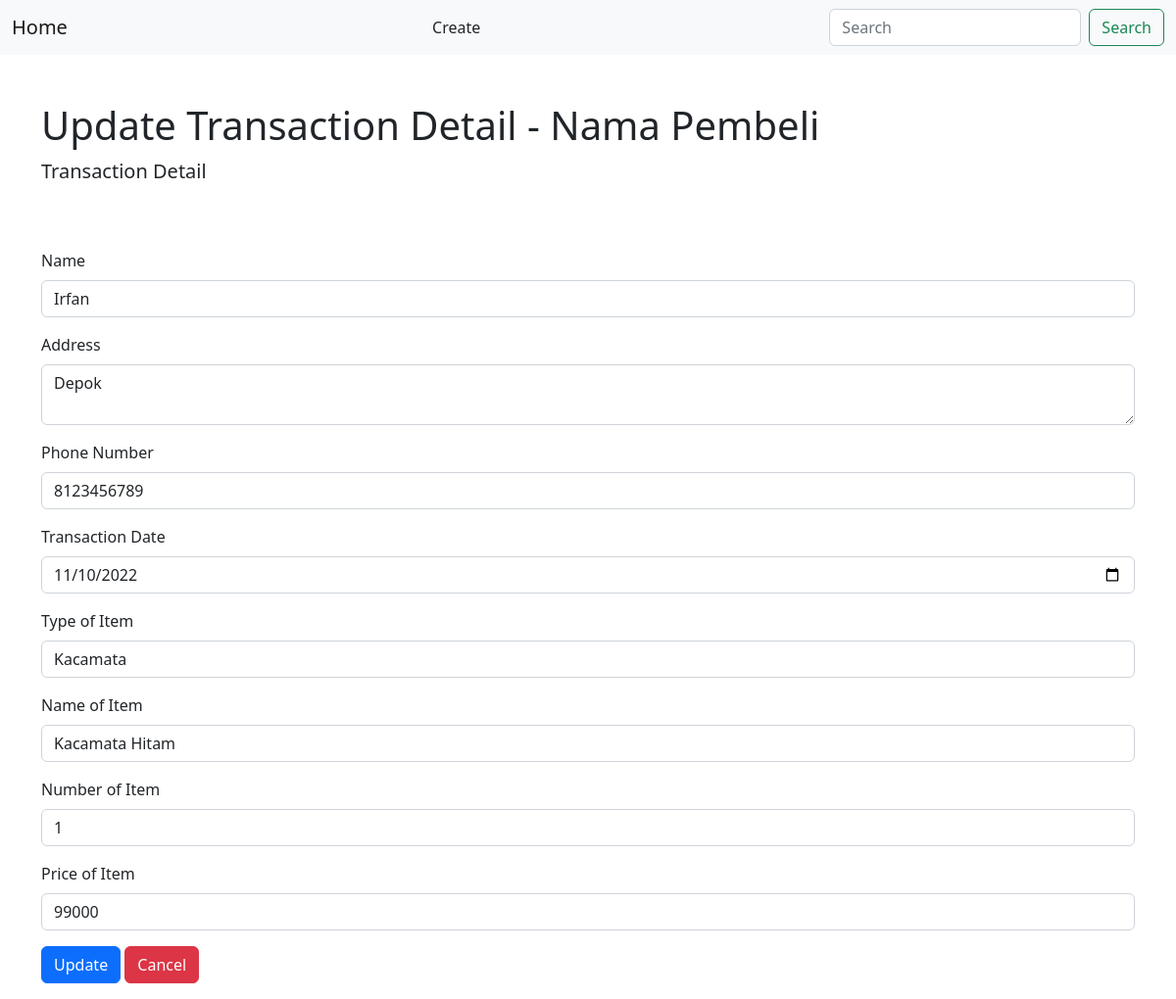
Page /update.php?id=4 on the committed database.
### tables this page shows
CREATE TABLE `sulaiman` (
  `id` int(11) NOT NULL,
  `nama` varchar(30) NOT NULL,
  `alamat` varchar(50) NOT NULL,
  `hp` varchar(20) NOT NULL,
  `tgl_transaksi` date NOT NULL,
  `jenis_barang` varchar(25) NOT NULL,
  `nama_barang` varchar(50) NOT NULL,
  `jumlah` int(20) NOT NULL,
  `harga` int(25) NOT NULL
);

### update.php (the view, shortened to what this page needs)
<?php
    require "config.php";
    if ($_SERVER['REQUEST_METHOD'] === "GET" && isset($_GET['id']) && $_GET['id'] != null) {
        $id = $_GET['id'];
        $sql = "SELECT * FROM sulaiman WHERE id = '$id'";
        $query = mysqli_query($conn, $sql);
    }
?>
<!DOCTYPE html>
<html>
    <head>
        <link href="https://cdn.jsdelivr.net/npm/bootstrap@5.2.0-beta1/dist/css/bootstrap.min.css" rel="stylesheet">
        <link href='https://unpkg.com/boxicons@2.1.2/css/boxicons.min.css' rel='stylesheet'>
        <link rel="stylesheet" href="https://unpkg.com/js-datepicker/dist/datepicker.min.css">
    </head>
    <body>
        <nav class="navbar bg-light">
            <div class="container-fluid">
              <a class="navbar-brand" href="index.php">Home</a>
              <a class="nav-link" href="create.php">Create</a>
              <form class="d-flex" role="search">
                <input class="form-control me-2" type="search" placeholder="Search" aria-label="Search">
                <button class="btn btn-outline-success" type="submit">Search</button>
              </form>
            </div>
          </nav>
        <main class="flex-shrink-0">
            <div class="container">
                <h1 class="mt-5">Update Transaction Detail - Nama Pembeli</h1>
                <p class="lead">Transaction Detail</p>
                <div class="row pt-5">
                    <div class="col-12">
                        <form method="POST" action="update.php">
                            <?php while ($data = mysqli_fetch_array($query)) { ?>
                                <div class="mb-3">
                                    <label class="form-label">Name</label>
                                    <input type="text" class="form-control"
                                            name="name" readonly
                                            value="<?= $data['nama'] ?>"
                                            >
                                </div>
                                <div class="mb-3">
                                    <label class="form-label">Address</label>
                                    <textarea class="form-control" name="address" ><?= $data['alamat'] ?></textarea>
                                </div>
                                <div class="mb-3">
                                    <label class="form-label">Phone Number</label>
                                    <input type="number" class="form-control"
                                            name="phone_number"
                                            value="<?= $data['hp'] ?>"
                                            >
                                </div>
                                <div class="mb-3">
                                    <label class="form-label">Transaction Date</label>
                                    <input type="date" class="form-control" name="date" value="<?= $data['tgl_transaksi'] ?>" >
                                </div>
                                <div class="mb-3">
                                    <label class="form-label">Type of Item</label>
                                    <input type="text" name="item_type" class="form-control" value="<?= $data['jenis_barang'] ?>" >
                                </div>
                                <div class="mb-3">
                                    <label class="form-label">Name of Item</label>
                                    <input type="text" name="item_name" class="form-control" value="<?= $data['nama_barang'] ?>" >
                                </div>
                                <div class="mb-3">
                                    <label class="form-label">Number of Item</label>
                                    <input type="number" class="form-control"
                                            name="item_number"
                                            value="<?= $data['jumlah'] ?>"
                                            >
                                </div>
                                <div class="mb-3">
                                    <label class="form-label">Price of Item</label>
                                    <input type="number" class="form-control"
                                            name="item_price"
                                            value="<?= $data['harga'] ?>"
                                            >
                                </div>
                                <div class="mb-3">
                                    <input type="submit" class="btn btn-primary" onclick="confirm('Are You Sure to Update?')" value="Update">
                                    <a href="index.php" class="btn btn-danger">Cancel</a>
                                </div>
                            <?php } ?>
                        </form>
                    </div>
                </div>
            </div>
        </main>
    </body>
</html>

### rows in the picture
sulaiman: name "Irfan", address "Depok", phone_number "8123456789", date "11/10/2022", item_type "Kacamata", item_name "Kacamata Hitam", item_number "1", item_price "99000"
